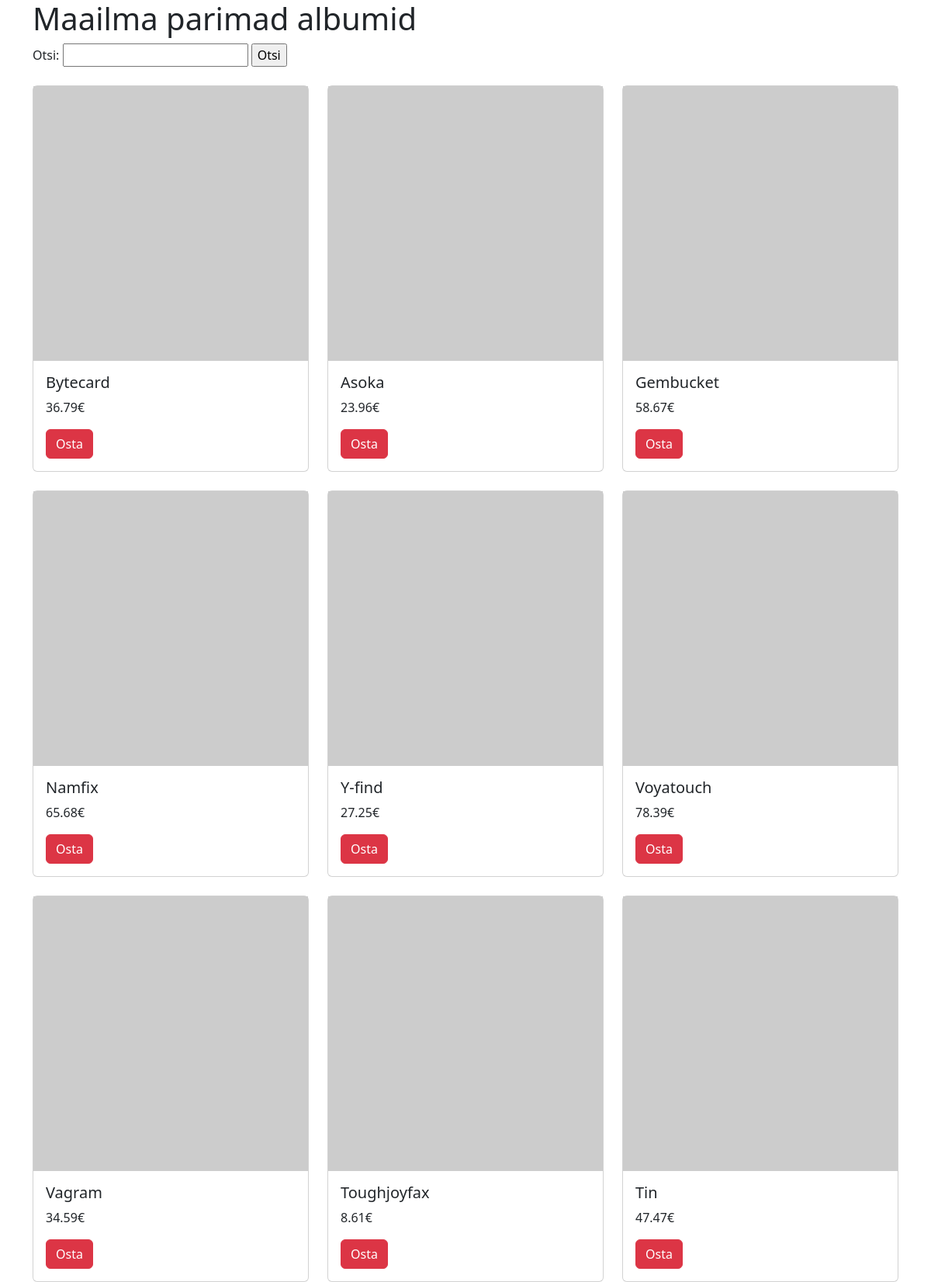
The page / on the database its author committed.
### tables this page shows
CREATE TABLE `albumid` (
  `id` int(10) NOT NULL,
  `artist` varchar(255) NOT NULL,
  `album` varchar(255) NOT NULL,
  `aasta` year(4) NOT NULL,
  `hind` decimal(6,2) NOT NULL
);

### index.php (the view, shortened to what this page needs)
<?php include("config.php"); ?>
<!doctype html>
<html lang="et">
    <head>
        <link
            href="https://cdn.jsdelivr.net/npm/bootstrap@5.3.2/dist/css/bootstrap.min.css"
            rel="stylesheet"
        />
    </head>
    <body>
        <div class="container">
            <h1>Maailma parimad albumid</h1>
            <form action="#" method="get">
                Otsi: <input type="text" name="s">
                      <input type="submit" value="Otsi">
            </form>  <br>
<div class="row row-cols-1 row-cols-md-3 g-4">
            <?php
                if (isset($_GET["s"])) {
                    $s = $_GET["s"];
                    $paring ='SELECT album, hind FROM albumid WHERE album LIKE "%'.$s.'%"';
                } else {
                $paring ="SELECT album, hind FROM albumid ORDER BY artist ASC LIMIT 10";
                }
                $valjund = mysqli_query($yhendus, $paring);
                while($rida = mysqli_fetch_assoc($valjund)){
                    echo '<div class="col">
                    <div class="card">
                      <img src="https://picsum.photos/400/400" alt="pildike">
                      <div class="card-body">
                        <h5 class="card-title">'.$rida['album'].'</h5>
                        <p class="card-text">'.$rida['hind'].'€</p>
                        <a href="#" class="btn btn-danger">Osta</a>
                      </div>
                    </div>
                  </div>';
            }
            ?>
        </div>
    </body>
</html>

### rows shown on the page
albumid: album "Bytecard", hind "36.79"
albumid: album "Asoka", hind "23.96"
albumid: album "Gembucket", hind "58.67"
albumid: album "Namfix", hind "65.68"
albumid: album "Y-find", hind "27.25"
albumid: album "Voyatouch", hind "78.39"
albumid: album "Vagram", hind "34.59"
albumid: album "Toughjoyfax", hind "8.61"
albumid: album "Tin", hind "47.47"
